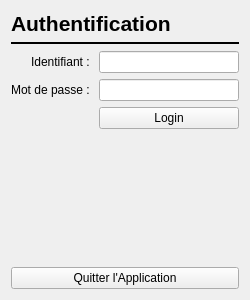
<?xml version="1.0" encoding="UTF-8"?>
<ui version="4.0">
 <class>Authentification</class>
 <widget class="QWidget" name="Authentification">
  <property name="geometry">
   <rect>
    <x>0</x>
    <y>0</y>
    <width>250</width>
    <height>300</height>
   </rect>
  </property>
  <property name="windowTitle">
   <string>Kirk Project - Authentification</string>
  </property>
  <property name="windowIcon">
   <iconset resource="../res.qrc">
    <normaloff>:/files/Ressources/KirkProject.png</normaloff>:/files/Ressources/KirkProject.png</iconset>
  </property>
  <layout class="QGridLayout" name="gridLayout">
   <item row="0" column="0" colspan="2">
    <widget class="QLabel" name="lb_Authen">
     <property name="font">
      <font>
       <pointsize>16</pointsize>
       <weight>75</weight>
       <bold>true</bold>
      </font>
     </property>
     <property name="styleSheet">
      <string notr="true"/>
     </property>
     <property name="text">
      <string>Authentification</string>
     </property>
    </widget>
   </item>
   <item row="1" column="0" colspan="2">
    <widget class="Line" name="line">
     <property name="frameShadow">
      <enum>QFrame::Plain</enum>
     </property>
     <property name="lineWidth">
      <number>2</number>
     </property>
     <property name="orientation">
      <enum>Qt::Horizontal</enum>
     </property>
    </widget>
   </item>
   <item row="2" column="0">
    <widget class="QLabel" name="lb_ID">
     <property name="text">
      <string>Identifiant : </string>
     </property>
     <property name="alignment">
      <set>Qt::AlignRight|Qt::AlignTrailing|Qt::AlignVCenter</set>
     </property>
    </widget>
   </item>
   <item row="2" column="1">
    <widget class="QLineEdit" name="le_ID"/>
   </item>
   <item row="3" column="0">
    <widget class="QLabel" name="lb_MDP">
     <property name="text">
      <string>Mot de passe : </string>
     </property>
     <property name="alignment">
      <set>Qt::AlignRight|Qt::AlignTrailing|Qt::AlignVCenter</set>
     </property>
    </widget>
   </item>
   <item row="3" column="1">
    <widget class="QLineEdit" name="le_MDP">
     <property name="inputMethodHints">
      <set>Qt::ImhHiddenText|Qt::ImhNoAutoUppercase|Qt::ImhNoPredictiveText|Qt::ImhSensitiveData</set>
     </property>
     <property name="inputMask">
      <string/>
     </property>
     <property name="text">
      <string/>
     </property>
     <property name="maxLength">
      <number>32767</number>
     </property>
     <property name="echoMode">
      <enum>QLineEdit::Password</enum>
     </property>
    </widget>
   </item>
   <item row="4" column="1">
    <widget class="QPushButton" name="pb_login">
     <property name="text">
      <string>Login</string>
     </property>
    </widget>
   </item>
   <item row="5" column="0">
    <widget class="QLabel" name="lb_Erreurs">
     <property name="text">
      <string/>
     </property>
    </widget>
   </item>
   <item row="6" column="0" colspan="2">
    <spacer name="verticalSpacer">
     <property name="orientation">
      <enum>Qt::Vertical</enum>
     </property>
     <property name="sizeHint" stdset="0">
      <size>
       <width>20</width>
       <height>40</height>
      </size>
     </property>
    </spacer>
   </item>
   <item row="7" column="0" colspan="2">
    <widget class="QPushButton" name="pbQuitter">
     <property name="text">
      <string>Quitter l'Application</string>
     </property>
    </widget>
   </item>
  </layout>
 </widget>
 <resources>
  <include location="../res.qrc"/>
 </resources>
 <connections/>
</ui>
